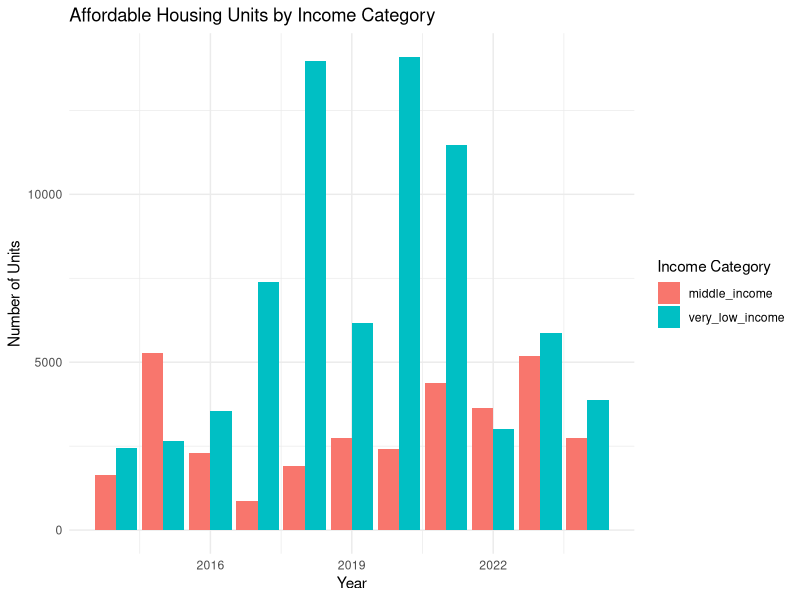
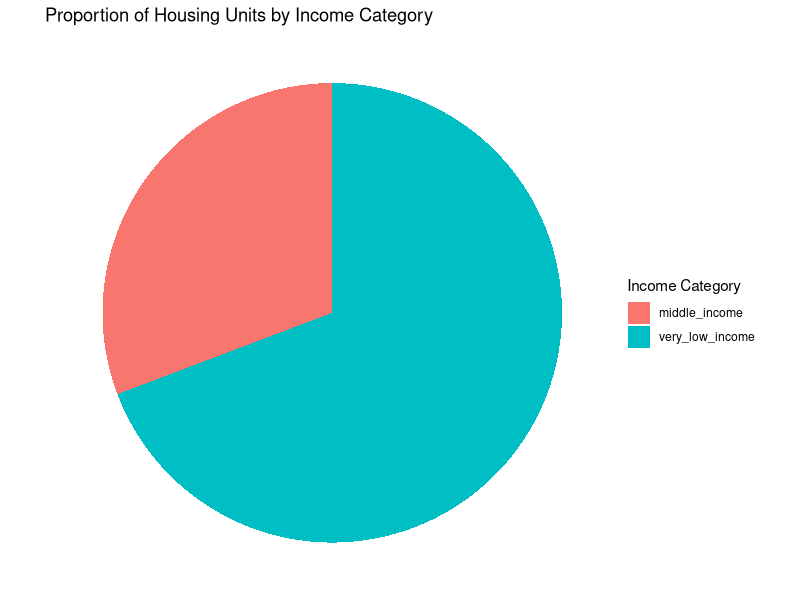
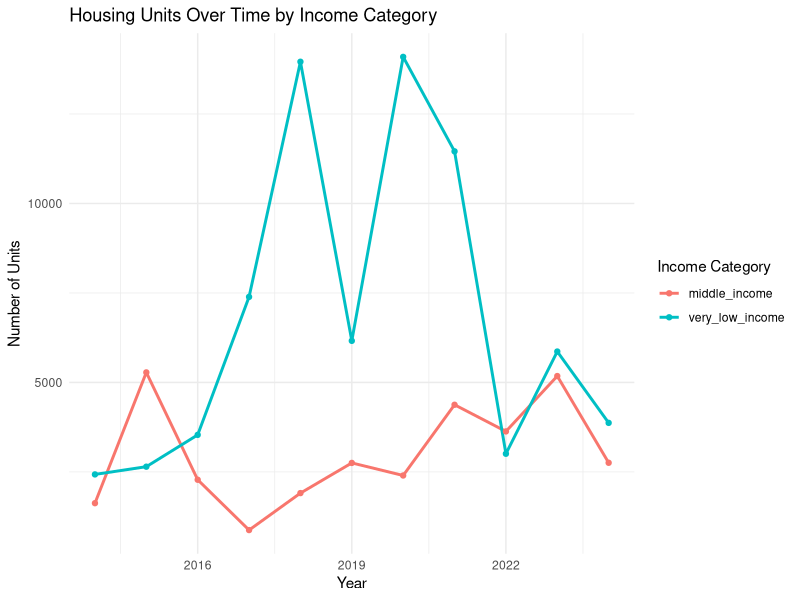
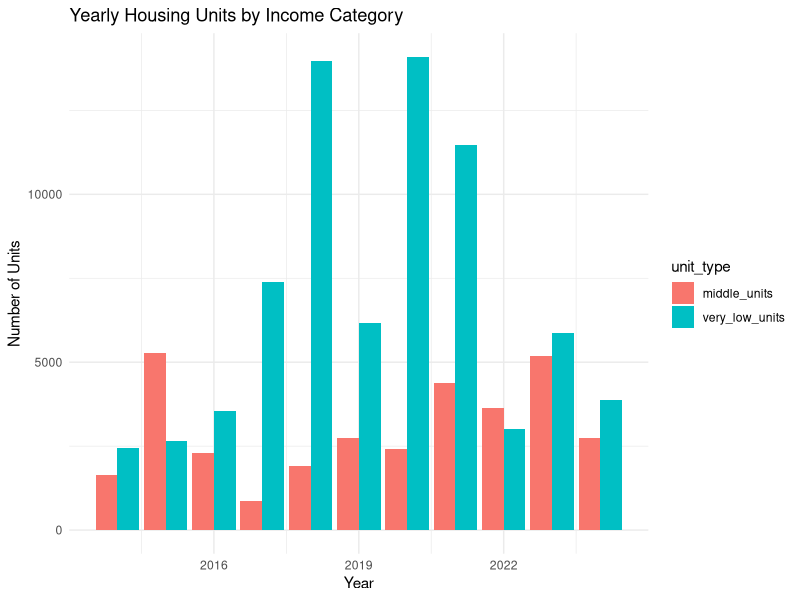
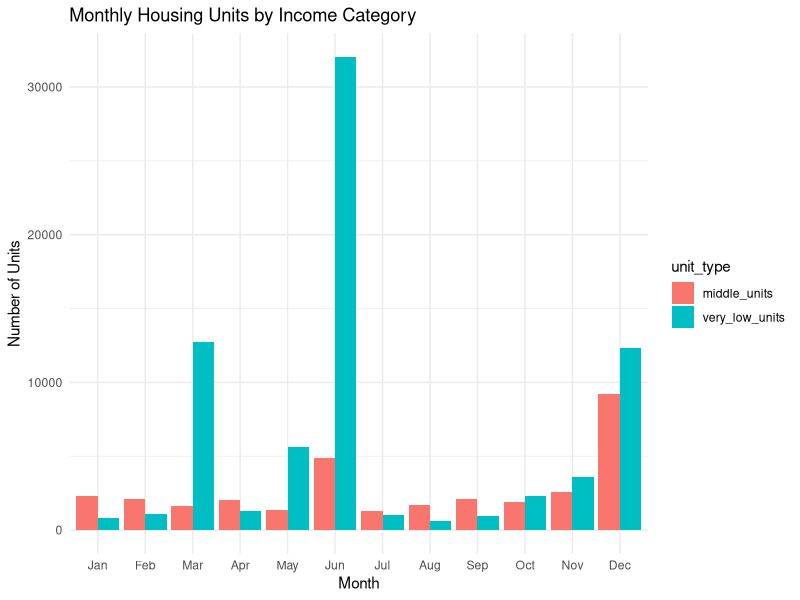

Here is the R script that generated these plots, in order:
## ---- chunk 1
knitr::opts_chunk$set(echo = TRUE)
## ---- chunk 2
library(tidyverse)

# Read the CSV
housing_data <- read_csv("Affordable_Housing_Production_by_Project_20241202.csv")

# Data Preprocessing
processed_data <- housing_data %>%
  # Remove rows with NA in key columns
  drop_na(`Project Start Date`, `Very Low Income Units`, `Middle Income Units`, `Total Units`) %>%
  # Parse dates using specific format
  mutate(
    project_start_date = as.Date(`Project Start Date`, format = "%m/%d/%Y"),
    project_start_year = year(project_start_date)
  ) %>%
  # Filter for 2014-2024 range
  filter(
    project_start_year >= 2014 & 
    project_start_year <= 2024
  )

# 1. Bar Chart of Housing Units
bar_chart <- processed_data %>%
  group_by(project_start_year) %>%
  summarise(
    very_low_income = sum(`Very Low Income Units`, na.rm = TRUE),
    middle_income = sum(`Middle Income Units`, na.rm = TRUE)
  ) %>%
  pivot_longer(cols = c(very_low_income, middle_income), 
               names_to = "income_category", 
               values_to = "units") %>%
  ggplot(aes(x = project_start_year, y = units, fill = income_category)) +
  geom_bar(stat = "identity", position = "dodge") +
  labs(
    title = "Affordable Housing Units by Income Category",
    x = "Year",
    y = "Number of Units",
    fill = "Income Category"
  ) +
  theme_minimal()

# 2. Pie Chart of Unit Proportions
pie_chart_data <- processed_data %>%
  summarise(
    very_low_income = sum(`Very Low Income Units`, na.rm = TRUE),
    middle_income = sum(`Middle Income Units`, na.rm = TRUE)
  ) %>%
  pivot_longer(cols = everything(), names_to = "category", values_to = "units")

pie_chart <- pie_chart_data %>%
  ggplot(aes(x = "", y = units, fill = category)) +
  geom_bar(stat = "identity", width = 1) +
  coord_polar("y", start = 0) +
  labs(
    title = "Proportion of Housing Units by Income Category",
    fill = "Income Category"
  ) +
  theme_void()

# 3. Time Series Line Graph
time_series <- processed_data %>%
  group_by(project_start_year) %>%
  summarise(
    very_low_income = sum(`Very Low Income Units`, na.rm = TRUE),
    middle_income = sum(`Middle Income Units`, na.rm = TRUE)
  ) %>%
  pivot_longer(cols = c(very_low_income, middle_income), 
               names_to = "income_category", 
               values_to = "units") %>%
  ggplot(aes(x = project_start_year, y = units, color = income_category, group = income_category)) +
  geom_line(size = 1) +
  geom_point() +
  labs(
    title = "Housing Units Over Time by Income Category",
    x = "Year",
    y = "Number of Units",
    color = "Income Category"
  ) +
  theme_minimal()

# Statistical Analysis
total_very_low <- sum(processed_data$`Very Low Income Units`, na.rm = TRUE)
total_middle <- sum(processed_data$`Middle Income Units`, na.rm = TRUE)
total_units <- sum(processed_data$`Total Units`, na.rm = TRUE)

prop_very_low <- total_very_low / total_units
prop_middle <- total_middle / total_units

# Two-proportion z-test (manual calculation)
pooled_prop <- (total_very_low + total_middle) / (2 * total_units)
se <- sqrt(pooled_prop * (1 - pooled_prop) * (2 / total_units))
z_stat <- (prop_very_low - prop_middle) / se
p_value <- 2 * (1 - pnorm(abs(z_stat)))

# Print results
cat("Two-Proportion Z-Test Results:\n")
cat("Z-statistic:", z_stat, "\n")
cat("P-value:", p_value, "\n")
cat("Proportion of Very Low Income Units:", prop_very_low, "\n")
cat("Proportion of Middle Income Units:", prop_middle, "\n")

# Optional: Print all 3 plots
print(bar_chart)
print(pie_chart)
print(time_series)


## ---- chunk 3

processed_data <- housing_data %>%
  mutate(
    project_start_year = as.numeric(str_extract(`Project Start Date`, "\\d{4}")),
    project_start_month = as.numeric(str_extract(`Project Start Date`, "^\\d+"))
  ) %>%
  filter(project_start_year >= 2014 & project_start_year <= 2024)

# Data Preprocessing
processed_data <- housing_data %>%
  drop_na(`Project Start Date`, `Very Low Income Units`, `Middle Income Units`, `Total Units`) %>%
  mutate(
    project_start_date = as.Date(`Project Start Date`, format = "%m/%d/%Y"),
    project_start_year = year(project_start_date),
    project_start_month = month(project_start_date, label = TRUE)
  ) %>%
  filter(project_start_year >= 2014 & project_start_year <= 2024)

# Yearwise Analysis
yearwise_analysis <- processed_data %>%
  group_by(project_start_year) %>%
  summarise(
    very_low_units = sum(`Very Low Income Units`),
    middle_units = sum(`Middle Income Units`),
    total_units = sum(`Total Units`),
    very_low_prop = very_low_units / total_units,
    middle_prop = middle_units / total_units
  )

# Monthwise Analysis
monthwise_analysis <- processed_data %>%
  group_by(project_start_month) %>%
  summarise(
    very_low_units = sum(`Very Low Income Units`),
    middle_units = sum(`Middle Income Units`),
    total_units = sum(`Total Units`),
    very_low_prop = very_low_units / total_units,
    middle_prop = middle_units / total_units
  )

# Yearwise Visualization
yearwise_plot <- yearwise_analysis %>%
  pivot_longer(cols = c(very_low_units, middle_units), 
               names_to = "unit_type", 
               values_to = "units") %>%
  ggplot(aes(x = project_start_year, y = units, fill = unit_type)) +
  geom_bar(stat = "identity", position = "dodge") +
  labs(title = "Yearly Housing Units by Income Category",
       x = "Year", y = "Number of Units") +
  theme_minimal()

# Monthwise Visualization
monthwise_plot <- monthwise_analysis %>%
  pivot_longer(cols = c(very_low_units, middle_units), 
               names_to = "unit_type", 
               values_to = "units") %>%
  ggplot(aes(x = project_start_month, y = units, fill = unit_type)) +
  geom_bar(stat = "identity", position = "dodge") +
  labs(title = "Monthly Housing Units by Income Category",
       x = "Month", y = "Number of Units") +
  theme_minimal()

# Print analyses and plots
print(yearwise_analysis)
print(monthwise_analysis)
print(yearwise_plot)
print(monthwise_plot)
# Yearly Z-Test
yearly_data <- housing_data %>%
  mutate(year = as.numeric(str_extract(`Project Start Date`, "\\d{4}"))) %>%
  filter(year >= 2014 & year <= 2024) %>%
  group_by(year) %>%
  summarise(
    very_low_units = sum(`Very Low Income Units`, na.rm = TRUE),
    middle_units = sum(`Middle Income Units`, na.rm = TRUE),
    total_units = sum(`Total Units`, na.rm = TRUE)
  ) %>%
  mutate(
    very_low_prop = very_low_units / total_units,
    middle_prop = middle_units / total_units,
    pooled_prop = (very_low_units + middle_units) / (2 * total_units),
    se = sqrt(pooled_prop * (1 - pooled_prop) * (2 / total_units)),
    z_stat = (very_low_prop - middle_prop) / se,
    p_value = 2 * (1 - pnorm(abs(z_stat)))
  )

# Monthly Z-Test
monthly_data <- housing_data %>%
  mutate(month = as.numeric(str_extract(`Project Start Date`, "^\\d+"))) %>%
  group_by(month) %>%
  summarise(
    very_low_units = sum(`Very Low Income Units`, na.rm = TRUE),
    middle_units = sum(`Middle Income Units`, na.rm = TRUE),
    total_units = sum(`Total Units`, na.rm = TRUE)
  ) %>%
  mutate(
    very_low_prop = very_low_units / total_units,
    middle_prop = middle_units / total_units,
    pooled_prop = (very_low_units + middle_units) / (2 * total_units),
    se = sqrt(pooled_prop * (1 - pooled_prop) * (2 / total_units)),
    z_stat = (very_low_prop - middle_prop) / se,
    p_value = 2 * (1 - pnorm(abs(z_stat)))
  )

print(yearly_data[, c("year", "very_low_prop", "middle_prop", "z_stat", "p_value")])
print(monthly_data[, c("month", "very_low_prop", "middle_prop", "z_stat", "p_value")])



